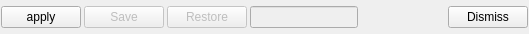
<?xml version="1.0" encoding="UTF-8"?>
<ui version="4.0">
 <class>AdjustmentBottom</class>
 <widget class="QWidget" name="AdjustmentBottom">
  <property name="geometry">
   <rect>
    <x>0</x>
    <y>0</y>
    <width>529</width>
    <height>34</height>
   </rect>
  </property>
  <property name="baseSize">
   <size>
    <width>100</width>
    <height>20</height>
   </size>
  </property>
  <property name="windowTitle">
   <string>AdjustBottom</string>
  </property>
  <layout class="QHBoxLayout">
   <property name="spacing">
    <number>3</number>
   </property>
   <property name="margin">
    <number>1</number>
   </property>
   <item>
    <widget class="QPushButton" name="applyButton">
     <property name="text">
      <string>apply</string>
     </property>
    </widget>
   </item>
   <item>
    <widget class="QPushButton" name="saveButton">
     <property name="enabled">
      <bool>false</bool>
     </property>
     <property name="text">
      <string>Save</string>
     </property>
    </widget>
   </item>
   <item>
    <widget class="QPushButton" name="restoreButton">
     <property name="enabled">
      <bool>false</bool>
     </property>
     <property name="text">
      <string>Restore</string>
     </property>
    </widget>
   </item>
   <item>
    <widget class="QLineEdit" name="dataName">
     <property name="enabled">
      <bool>false</bool>
     </property>
    </widget>
   </item>
   <item>
    <spacer>
     <property name="orientation">
      <enum>Qt::Horizontal</enum>
     </property>
     <property name="sizeHint" stdset="0">
      <size>
       <width>0</width>
       <height>0</height>
      </size>
     </property>
    </spacer>
   </item>
   <item>
    <widget class="QPushButton" name="dismissButton">
     <property name="text">
      <string>Dismiss</string>
     </property>
    </widget>
   </item>
  </layout>
 </widget>
 <resources>
  <include location="QtAutoGui.qrc"/>
 </resources>
 <connections/>
</ui>
